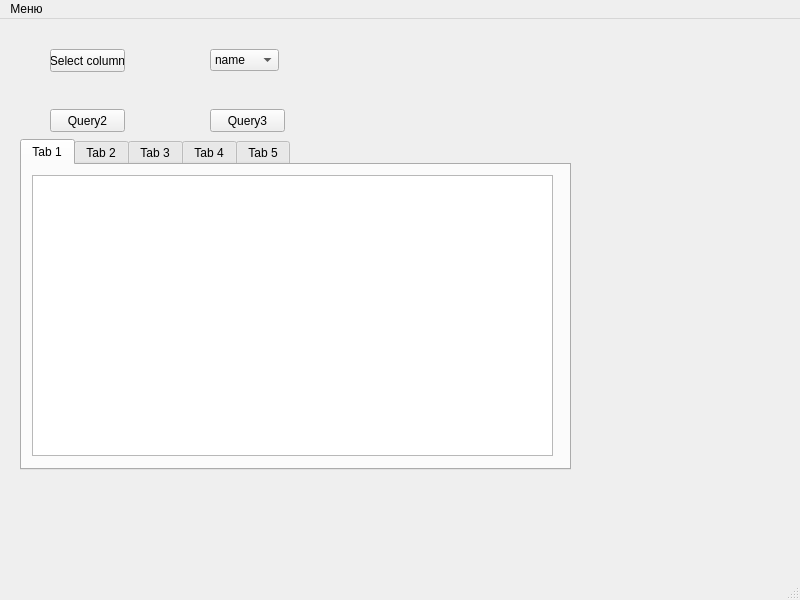
<?xml version="1.0" encoding="UTF-8"?>
<ui version="4.0">
 <class>MainWindow</class>
 <widget class="QMainWindow" name="MainWindow">
  <property name="geometry">
   <rect>
    <x>0</x>
    <y>0</y>
    <width>800</width>
    <height>600</height>
   </rect>
  </property>
  <property name="windowTitle">
   <string>MainWindow</string>
  </property>
  <widget class="QWidget" name="centralwidget">
   <widget class="QPushButton" name="pushButton">
    <property name="geometry">
     <rect>
      <x>50</x>
      <y>30</y>
      <width>75</width>
      <height>23</height>
     </rect>
    </property>
    <property name="text">
     <string>Select column</string>
    </property>
   </widget>
   <widget class="QPushButton" name="pushButton_3">
    <property name="geometry">
     <rect>
      <x>50</x>
      <y>90</y>
      <width>75</width>
      <height>23</height>
     </rect>
    </property>
    <property name="text">
     <string>Query2</string>
    </property>
   </widget>
   <widget class="QPushButton" name="pushButton_4">
    <property name="geometry">
     <rect>
      <x>210</x>
      <y>90</y>
      <width>75</width>
      <height>23</height>
     </rect>
    </property>
    <property name="text">
     <string>Query3</string>
    </property>
   </widget>
   <widget class="QComboBox" name="comboBox">
    <property name="geometry">
     <rect>
      <x>210</x>
      <y>30</y>
      <width>69</width>
      <height>22</height>
     </rect>
    </property>
    <item>
     <property name="text">
      <string>name</string>
     </property>
    </item>
    <item>
     <property name="text">
      <string>id</string>
     </property>
    </item>
    <item>
     <property name="text">
      <string>age</string>
     </property>
    </item>
    <item>
     <property name="text">
      <string>country</string>
     </property>
    </item>
   </widget>
   <widget class="QTabWidget" name="tabWidget">
    <property name="geometry">
     <rect>
      <x>20</x>
      <y>120</y>
      <width>551</width>
      <height>331</height>
     </rect>
    </property>
    <property name="currentIndex">
     <number>0</number>
    </property>
    <widget class="QWidget" name="tab">
     <attribute name="title">
      <string>Tab 1</string>
     </attribute>
     <widget class="QTableWidget" name="tableWidget">
      <property name="geometry">
       <rect>
        <x>10</x>
        <y>10</y>
        <width>521</width>
        <height>281</height>
       </rect>
      </property>
     </widget>
    </widget>
    <widget class="QWidget" name="tab_2">
     <attribute name="title">
      <string>Tab 2</string>
     </attribute>
     <widget class="QTableWidget" name="tableWidget_2">
      <property name="geometry">
       <rect>
        <x>10</x>
        <y>10</y>
        <width>521</width>
        <height>281</height>
       </rect>
      </property>
     </widget>
    </widget>
    <widget class="QWidget" name="tab_3">
     <attribute name="title">
      <string>Tab 3</string>
     </attribute>
     <widget class="QTableWidget" name="tableWidget_3">
      <property name="geometry">
       <rect>
        <x>10</x>
        <y>10</y>
        <width>521</width>
        <height>281</height>
       </rect>
      </property>
     </widget>
    </widget>
    <widget class="QWidget" name="tab_4">
     <attribute name="title">
      <string>Tab 4</string>
     </attribute>
     <widget class="QTableWidget" name="tableWidget_4">
      <property name="geometry">
       <rect>
        <x>10</x>
        <y>10</y>
        <width>521</width>
        <height>281</height>
       </rect>
      </property>
     </widget>
    </widget>
    <widget class="QWidget" name="tab_5">
     <attribute name="title">
      <string>Tab 5</string>
     </attribute>
     <widget class="QTableWidget" name="tableWidget_5">
      <property name="geometry">
       <rect>
        <x>10</x>
        <y>10</y>
        <width>521</width>
        <height>281</height>
       </rect>
      </property>
     </widget>
    </widget>
   </widget>
  </widget>
  <widget class="QMenuBar" name="menubar">
   <property name="geometry">
    <rect>
     <x>0</x>
     <y>0</y>
     <width>800</width>
     <height>21</height>
    </rect>
   </property>
   <widget class="QMenu" name="menu">
    <property name="title">
     <string>Меню</string>
    </property>
    <addaction name="actionSet_connection"/>
    <addaction name="actionClose_connection"/>
   </widget>
   <addaction name="menu"/>
  </widget>
  <widget class="QStatusBar" name="statusbar"/>
  <action name="actionSet_connection">
   <property name="text">
    <string>Set connection</string>
   </property>
  </action>
  <action name="actionClose_connection">
   <property name="text">
    <string>Close connection</string>
   </property>
  </action>
 </widget>
 <resources/>
 <connections/>
</ui>
